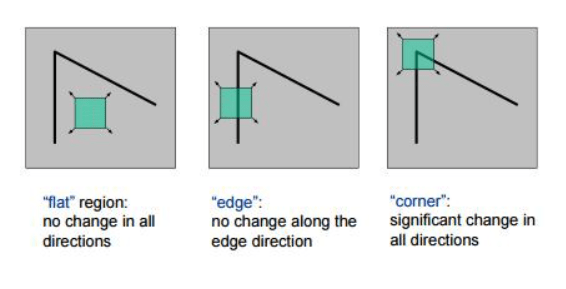
#> input picture homework03/img/corners.png, 566 x 289 px, given in place of corners.jpg, which was not available
$ python orb.py
#> lines starting #> are read from the running program, lines starting #| are printed output that depends on the picture; after the words box and inside, x2 and y2 are one past the last pixel; in counts of white or black regions, pixels touching at a corner belong together; pictures that were not available may be replaced by others from this repository, and a replacement may not be noted
### homework03/utils.py
import math
import numpy as np


def get_kernel_size(sigma):
    ksize = 2 * math.ceil(sigma * 3.0) + 1
    ksize += int(ksize % 2 == 0)
    return int(ksize)


def get_gaussian_kernel(sigma):
    kernel_size = get_kernel_size(sigma)
    # fill the x-values for the kernel
    x_values = np.linspace(
        -math.ceil(3.0 * sigma), math.ceil(3.0 * sigma), kernel_size
    )  # (np.linspace(min_value, max_value, n_elements))
    # fill the corresponding kernel values
    kernel = np.exp(-np.square(x_values) / (2 * sigma * sigma)) * (
        1 / (math.sqrt(2 * math.pi) * sigma)
    )
    return kernel, x_values


def transpose(data):
    if len(data.shape) == 3:
        data = np.transpose(data, (1, 0, 2))
    elif len(data.shape) == 2:
        data = data.T
    else:
        raise ValueError
    return data


def apply_gaussian_1d(sigma, data, horizontal=True):
    kernel, _ = get_gaussian_kernel(sigma)
    if horizontal:  # If a vertical / transposed filter is to be used
        data = transpose(data)
    data_filtered_1d = np.apply_along_axis(
        lambda row: np.convolve(row, kernel, mode="same"), 0, data
    )
    if horizontal:
        data_filtered_1d = transpose(data_filtered_1d)

    return data_filtered_1d


def apply_gaussian_2d(sigma, data):
    data_filtered_1d = apply_gaussian_1d(sigma, data, horizontal=True)
    data_filtered_2d = apply_gaussian_1d(sigma, data_filtered_1d, horizontal=False)
    return data_filtered_2d

### homework03/orb.py
"""
Module Description: This module contains functions for math.
"""

import math
from typing import List
from typing import Tuple
import cv2
import numpy as np

from utils import apply_gaussian_2d

PER_GROUP_COUNT = 9
MAX_PIXEL_VALUE = 255
FAST_CIRCLE_RADIUS = 3
FAST_ROW_OFFSETS = [-3, -3, -2, -1, 0, 1, 2, 3, 3, 3, 2, 1, 0, -1, -2, -3]
FAST_COL_OFFSETS = [0, 1, 2, 3, 3, 3, 2, 1, 0, -1, -2, -3, -3, -3, -2, -1]
FAST_FIRST_TEST_INDICES = [0, 4, 8, 12]
FAST_FIRST_TEST_THRESHOLD = 3
FAST_SECOND_TEST_THRESHOLD = 12


# [34 lines left out: function create_pyramid, not called in this run]


# not necessary to implement, see README
def get_first_test_mask(
        img_level: np.ndarray, threshold: int, border: int
) -> np.ndarray:
    """
    Returns the mask from the first FAST test (FAST_FIRST_TEST_INDICES).

    Parameters
    ----------
    img_level : np.ndarray
        Image at the given level of the image pyramid.
    threshold : int
        Intensity by which tested pixel should differ from the pixels on its Bresenham circle.
    border: int
        Number of rows/columns at the image border where no keypoints should be reported.

    Returns
    -------
    mask : np.ndarray
        Boolean mask with True values at pixels which pass the first FAST test.
    """
    img_level = img_level.astype(int)
    mask = np.zeros((img_level.shape[0], img_level.shape[1]))
    for row in range(border, img_level.shape[0] - border, 1):
        for col in range(border, img_level.shape[1] - border, 1):  # here we get a specific center pixel
            lighter_intensity_count, darker_intensity_count = 0, 0
            for i in FAST_FIRST_TEST_INDICES:  # going through first test indices
                center_pixel = img_level[row][col]
                pixel_cmp_center_to = img_level[row + FAST_ROW_OFFSETS[i]][col + FAST_COL_OFFSETS[i]]
                if center_pixel < pixel_cmp_center_to - threshold:
                    darker_intensity_count += 1
                elif center_pixel > pixel_cmp_center_to + threshold:
                    lighter_intensity_count += 1
            if lighter_intensity_count >= FAST_FIRST_TEST_THRESHOLD or darker_intensity_count >= FAST_FIRST_TEST_THRESHOLD:
                mask[row][col] = 1
    return mask


# not necessary to implement, see README
def get_second_test_mask(
        img_level: np.ndarray,
        first_test_mask: np.ndarray,
        threshold: int,
) -> np.ndarray:
    """
    Returns the mask from the second FAST test (FAST_FIRST_TEST_INDICES).
    HINT: test only at those points which already passed the first test (first_test_mask).

    Parameters
    ----------
    img_level : np.ndarray
        Image at the given level of the image pyramid.
    first_test_mask: np.ndarray
        Boolean mask for the first test, which was created by get_first_test_mask().
    threshold : int
        Intensity by which tested pixel should differ from the pixels on its Bresenham circle.

    Returns
    -------
    mask : np.ndarray
        Boolean mask with True values at pixels which pass the second FAST test.
    """
    img_level = img_level.astype(int)
    mask = np.zeros((img_level.shape[0], img_level.shape[1]))
    for row in range(first_test_mask.shape[0]):
        for col in range(first_test_mask.shape[1]):  # here we get a specific center pixel
            if first_test_mask[row][col] != 1:
                continue

            lighter_intensity_count, darker_intensity_count = 0, 0
            for i, j in zip(FAST_ROW_OFFSETS, FAST_COL_OFFSETS):  # going through first test indices
                center_pixel = img_level[row][col]
                pixel_cmp_center_to = img_level[row + i][col + j]
                if center_pixel < pixel_cmp_center_to - threshold:
                    darker_intensity_count += 1
                elif center_pixel > pixel_cmp_center_to + threshold:
                    lighter_intensity_count += 1
            if lighter_intensity_count >= FAST_SECOND_TEST_THRESHOLD or darker_intensity_count >= FAST_SECOND_TEST_THRESHOLD:
                mask[row][col] = 1
            else:
                mask[row][col] = 0
    return mask


def calculate_kp_scores(
        img_level: np.ndarray,
        keypoints: List[Tuple[int, int]],
) -> List[int]:
    """
    Calculates FAST score for initial keypoints.

    Parameters
    ----------
    img_level : np.ndarray
        Image at the given level of the image pyramid.
    keypoints: List[Tuple[int, int]]
        Tentative keypoints detected by FAST algorithm.

    Returns
    -------
    scores : List[int]
        Scores for the tentative keypoints.
    """
    img_level = img_level.astype(int)
    scores = []
    for keypoint_row, keypoint_col in keypoints:  # iterating through all key points
        array_groups_lowest_diffs = []  # array for storing the lowest values of groups for the keypoint
        center_pixel = img_level[keypoint_row][keypoint_col]
        for group_offset in range(len(FAST_COL_OFFSETS)):  # iterating through all 16 groups we can get in an array
            group_lowest_diff = MAX_PIXEL_VALUE
            offset_row_arr = np.roll(FAST_ROW_OFFSETS, group_offset)
            offset_col_arr = np.roll(FAST_COL_OFFSETS, group_offset)
            for i in range(PER_GROUP_COUNT):  # iterating though 9 elements which create a group
                current_pixel_cmp_to = img_level[keypoint_row + offset_row_arr[i]][keypoint_col + offset_col_arr[i]]
                if np.abs(center_pixel - current_pixel_cmp_to) < group_lowest_diff:
                    group_lowest_diff = np.abs(center_pixel - current_pixel_cmp_to)
            array_groups_lowest_diffs.append(group_lowest_diff)
        scores.append(int(max(array_groups_lowest_diffs)))
    return scores


def detect_keypoints(
        img_level: np.ndarray,
        threshold: int,
        border: int = 0,
) -> Tuple[List[Tuple[int, int]], List[int]]:
    """
    Creates the initial keypoints list.

    Scans the image at the given pyramid level and detects the unfiltered FAST keypoints,
    which are upscaled according to the current level index.

    Parameters
    ----------
    img_level : np.ndarray
        Image at the given level of the image pyramid.
    threshold : int
        Intensity by which tested pixel should differ from the pixels on its Bresenham circle.
    border: int
        Number of rows/columns at the image border where no keypoints should be reported.

    Returns
    -------
    keypoints : List[Tuple[int, int]]
        Initial FAST keypoints as tuples of (row_idx, col_idx).
    scores: List[int]
        Corresponding scores calculate with calculate_kp_scores().
    """
    border = max(border, FAST_CIRCLE_RADIUS)
    keypoints, scores = [], []
    first_test_mask = get_first_test_mask(img_level, threshold, border)
    second_test_mask = get_second_test_mask(img_level, first_test_mask, threshold)
    for row in range(second_test_mask.shape[0]):
        for col in range(second_test_mask.shape[1]):
            if second_test_mask[row][col] == 1:
                keypoints.append((row, col))
    scores = calculate_kp_scores(img_level, keypoints)
    return keypoints, scores


def pad_image(image: np.array, kernel_size: int) -> np.array:
    """
    This function performs zero padding using the number of
    padding layers supplied as argument and return the padded
    image.
    """
    padding_height = kernel_size - 1
    padding_width = kernel_size - 1
    pad_left = int(np.ceil(padding_width / 2))
    # pad_right = int(np.floor(padding_width / 2))
    pad_up = int(np.ceil(padding_height / 2))
    # pad_down = int(np.floor(padding_height / 2))
    padded_img = np.zeros((image.shape[0] + padding_height, image.shape[1] + padding_width))
    padded_img[pad_up:pad_up + image.shape[0], pad_left:pad_left + image.shape[1]] = image
    # padded_img = np.pad(image, [(pad_up, pad_down), (pad_left, pad_right)], mode='constant')
    return padded_img


def calculate_sum(image: np.array, kernel: np.array):
    """
        This function performs sum over an image and kernel.
        """
    sum_convolve = 0
    for i in range(image.shape[0]):  # height
        for j in range(image.shape[0]):  # width
            sum_convolve += image[i][j] * kernel[i][j]
    # [4 lines of commented-out code are left out]
    return sum_convolve


def apply_filter(image: np.array, kernel: np.array) -> np.array:
    """
    This function performs convolution over an image.
    """
    # A given image has to have either 2 (grayscale) or 3 (RGB) dimensions
    assert image.ndim in [2, 3]
    # A given filter has to be 2-dimensional and square
    assert kernel.ndim == 2
    assert kernel.shape[0] == kernel.shape[1]

    if image.ndim == 2:  # Grayscale image
        image_height, image_width = image.shape
        # padded_image = pad_image(image.copy(), kernel.shape[0])
        padded_image = image.copy()
        convolved = np.zeros((image_height - 2, image_width - 2), dtype=image.dtype)

        for i in range(image_height - 2):
            for j in range(image_width - 2):
                convolved[i, j] = calculate_sum(padded_image[i:i + kernel.shape[0], j:j + kernel.shape[0]], kernel)
        convolved = pad_image(convolved.copy(), kernel.shape[0])
    else:
        raise ValueError("Input dimensions are not valid for convolution.")
    return convolved


def get_x_derivative(img_for_x: np.ndarray) -> np.ndarray:
    """
    Calculates x-derivative by applying separable Sobel filter.
    HINT: np.pad()

    Parameters
    ----------
    img_for_x : np.ndarray
        Gray-scaled input image.

    Returns
    -------
    result : np.ndarray
        X-derivative of the input image.
    """
    kernel_x = np.array([
        [-1, 0, 1],
        [-2, 0, 2],
        [-1, 0, 1]]
    )
    img_for_x = img_for_x.astype(int)
    # convolved = convolve2d(img, kernel_x, mode='same', boundary='fill', fillvalue=0)

    result = apply_filter(img_for_x, kernel_x)
    return result


def get_y_derivative(img_for_y: np.ndarray) -> np.ndarray:
    """
    Calculates y-derivative by applying separable Sobel filter.
    HINT: np.pad()

    Parameters
    ----------
    img_for_y : np.ndarray
        Gray-scaled input image.

    Returns
    -------
    result : np.ndarray
        Y-derivative of the input image.
    """
    kernel_y = np.array([
        [-1, -2, -1],
        [0, 0, 0],
        [1, 2, 1]]
    )
    img_for_y = img_for_y.astype(int)
    result = apply_filter(img_for_y, kernel_y)
    return result


def get_harris_response(img_harris: np.ndarray) -> np.ndarray:
    """
    Calculates the Harris response.

    Calculates ixx, ixy and iyy from x and y-derivatives with Gaussian
    windowing (utils.apply_gaussian_2d(data=..., sigma=1.0). Then, uses the
    computed matrices to calculate the determinant and trace of the second-
    moment matrix. From it, calculates the final Harris response.

    Parameters
    ----------
    img_harris : np.ndarray
        Gray-scaled input image.

    Returns
    -------
    harris_response : np.ndarray
        Harris response of the input image.
    """
    dx, dy = get_x_derivative(img_harris), get_y_derivative(img_harris)
    dx, dy = dx.astype(float) / 255.0, dy.astype(float) / 255.0
    ixx = dx * dx
    ixy = dx * dy
    iyy = dy * dy
    ixx = apply_gaussian_2d(data=ixx, sigma=1.0)
    ixy = apply_gaussian_2d(data=ixy, sigma=1.0)
    iyy = apply_gaussian_2d(data=iyy, sigma=1.0)
    det = ixx * iyy - ixy * ixy
    trace = ixx + iyy
    trace_sqrt = trace * trace
    harris_response = det - 0.05 * trace_sqrt
    return harris_response


def filter_keypoints(
        img_filter: np.ndarray, keypoints: List[Tuple[int, int]], n_max_level: int
) -> List[Tuple[int, int]]:
    """
    Filters keypoints by Harris response.

    Iterates the detected keypoints for the given level. Sorts those keypoints
    by their Harris response in the descending order. Then, takes only the
    n_max_level top keypoints.

     Parameters
    ----------
    img_filter : np.ndarray
        Gray-scaled input image.
    keypoints : List[Tuple[int, int]]
        Initial FAST keypoints.
    n_max_level : int
        Maximal number of keypoints for a single pyramid level.

    Returns
    -------
    filtered_keypoints : List[Tuple[int, int]]
        Filtered FAST keypoints.
    """
    keypoints_and_harris = []

    harris_response = get_harris_response(img_filter)
    for keypoint in keypoints:
        keypoint_row, keypoint_col = keypoint
        keypoints_and_harris.append((keypoint, harris_response[keypoint_row][keypoint_col]))

    sorted_keypoints_harris = sorted(keypoints_and_harris, key=lambda x: x[1], reverse=True)
    filtered_keypoints = [keypoint[0] for keypoint in sorted_keypoints_harris[:n_max_level]]
    return filtered_keypoints


# [46 lines left out: function fast, not called in this run]


if __name__ == '__main__':
    img = cv2.imread('test_images/corners.jpg', cv2.IMREAD_GRAYSCALE)
#> img: shape (289, 566); min 5, max 255, mean 220.9
    res,score = detect_keypoints(img, 20, 3)
#> after the loop in get_first_test_mask, `for row in range(border, img_level.shape[0] - border, 1):`:
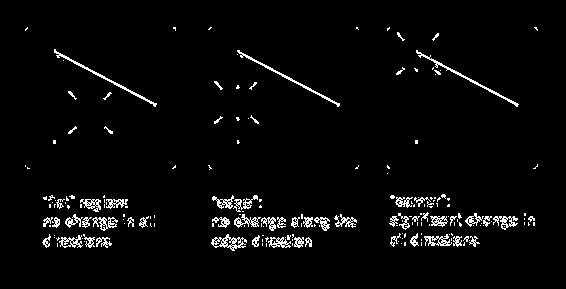
#> mask: shape (289, 566) float64; values 0 (black) and 1 (white), 3.4% white in thin lines or dots, all inside (x1, y1, x2, y2) = (25, 27, 538, 251)
#> after the loop in get_second_test_mask, `for row in range(first_test_mask.shape[0]):`:
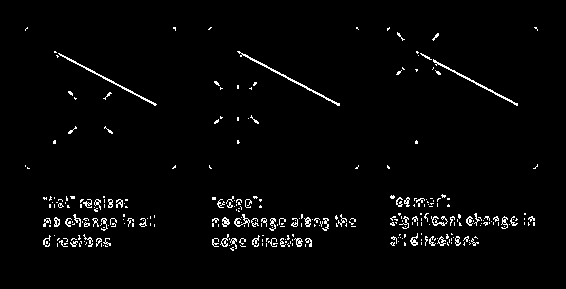
#> mask: shape (289, 566) float64; values 0 (black) and 1 (white), 2.5% white in thin lines or dots, all inside (x1, y1, x2, y2) = (25, 27, 538, 251)
#> the loop in calculate_kp_scores, `for keypoint_row, keypoint_col in keypoints:` made 4012 passes
#> center_pixel on passes 1 to 3: 159, 158, 149
#> after the loop in calculate_kp_scores, `for keypoint_row, keypoint_col in keypoints:`: scores = 4012 values, max 211 at index 3244, min 0 at index 9, mean 66.86
#> res = 4012 pairs, first value 27 to 250, second value 25 to 537; score has the same summary as scores in calculate_kp_scores
    # result = get_x_derivative(img)
    # result2 = get_y_derivative(img)
    result3 = filter_keypoints(img,res, 3)
#> after the loop in apply_filter, `for i in range(image_height - 2):`:
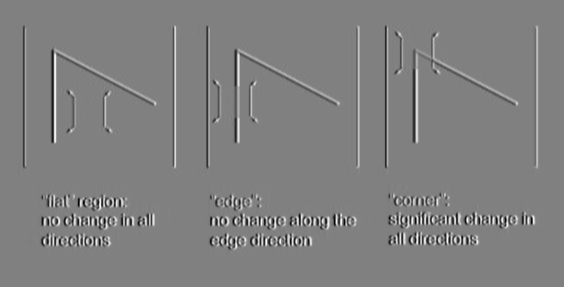
#> convolved: shape (287, 564) int64; min -849, max 832, mean 0; drawn with min black and max white
#> after the loop in apply_filter (call 2), `for i in range(image_height - 2):`:
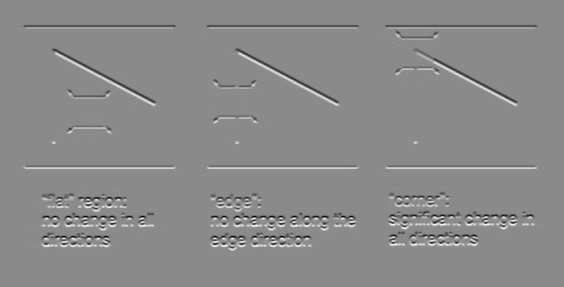
#> convolved: shape (287, 564) int64; min -974, max 813, mean 0; drawn with min black and max white
#> in transpose (call 3), `data = data.T`:
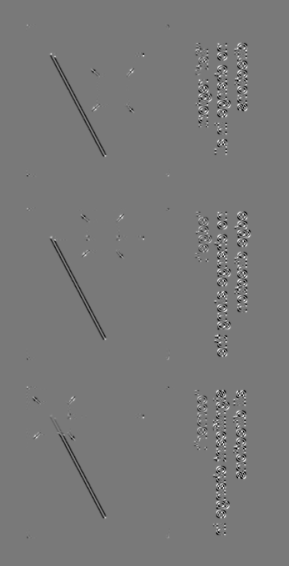
#> data: shape (566, 289) float64; min -4.38, max 4.8, mean -0.0142; drawn with min black and max white
#> in transpose (call 5), `data = data.T`:
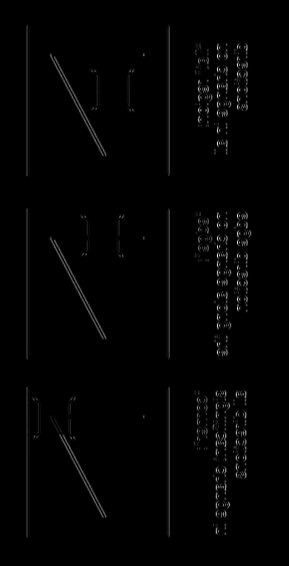
#> data: shape (566, 289) float64; min 0, max 14.59, mean 0.164; drawn with min black and max white
#> in get_harris_response, `harris_response = det - 0.05 * trace_sqrt`:
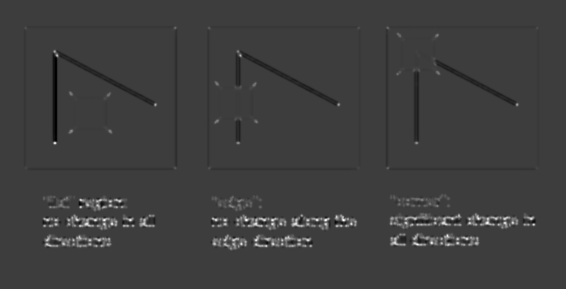
#> harris_response: shape (289, 566) float64; min -1.32, max 4.18, mean 0.0298; drawn with min black and max white
#> the loop in filter_keypoints, `for keypoint in keypoints:` made 4012 passes
#> keypoint on passes 1 to 3: (27, 27), (27, 173), (27, 174)
    # keypoints, scores = detect_keypoints(img, 20, border=20)
